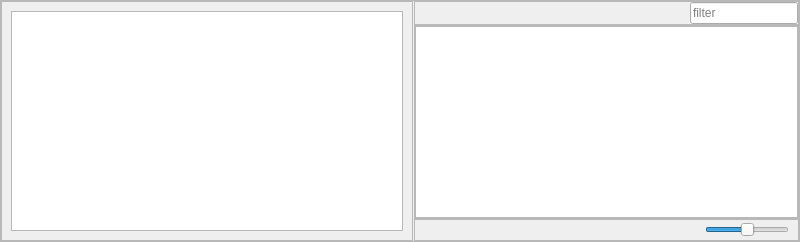
<?xml version="1.0" encoding="UTF-8"?>
<ui version="4.0">
 <class>CProjectFrame</class>
 <widget class="QFrame" name="CProjectFrame">
  <property name="geometry">
   <rect>
    <x>0</x>
    <y>0</y>
    <width>800</width>
    <height>242</height>
   </rect>
  </property>
  <property name="windowTitle">
   <string>Frame</string>
  </property>
  <property name="frameShape">
   <enum>QFrame::StyledPanel</enum>
  </property>
  <property name="frameShadow">
   <enum>QFrame::Raised</enum>
  </property>
  <property name="midLineWidth">
   <number>10</number>
  </property>
  <layout class="QHBoxLayout" name="horizontalLayout_2">
   <property name="spacing">
    <number>0</number>
   </property>
   <property name="leftMargin">
    <number>0</number>
   </property>
   <property name="topMargin">
    <number>0</number>
   </property>
   <property name="rightMargin">
    <number>0</number>
   </property>
   <property name="bottomMargin">
    <number>0</number>
   </property>
   <item>
    <widget class="QSplitter" name="splitterProject">
     <property name="frameShape">
      <enum>QFrame::NoFrame</enum>
     </property>
     <property name="midLineWidth">
      <number>0</number>
     </property>
     <property name="orientation">
      <enum>Qt::Horizontal</enum>
     </property>
     <property name="opaqueResize">
      <bool>true</bool>
     </property>
     <property name="handleWidth">
      <number>1</number>
     </property>
     <property name="childrenCollapsible">
      <bool>false</bool>
     </property>
     <widget class="QFrame" name="framePackages">
      <property name="minimumSize">
       <size>
        <width>150</width>
        <height>150</height>
       </size>
      </property>
      <property name="frameShape">
       <enum>QFrame::StyledPanel</enum>
      </property>
      <property name="frameShadow">
       <enum>QFrame::Raised</enum>
      </property>
      <layout class="QVBoxLayout" name="verticalLayout_2">
       <item>
        <widget class="QTreeWidget" name="treeWidgetPackages">
         <property name="tabKeyNavigation">
          <bool>false</bool>
         </property>
         <property name="rootIsDecorated">
          <bool>true</bool>
         </property>
         <property name="animated">
          <bool>true</bool>
         </property>
         <attribute name="headerVisible">
          <bool>false</bool>
         </attribute>
         <column>
          <property name="text">
           <string notr="true">1</string>
          </property>
         </column>
        </widget>
       </item>
      </layout>
     </widget>
     <widget class="QWidget" name="layoutWidget">
      <layout class="QVBoxLayout" name="verticalLayout" stretch="0,1,0">
       <property name="spacing">
        <number>0</number>
       </property>
       <item>
        <widget class="QFrame" name="framePath">
         <property name="minimumSize">
          <size>
           <width>0</width>
           <height>0</height>
          </size>
         </property>
         <property name="frameShape">
          <enum>QFrame::StyledPanel</enum>
         </property>
         <property name="frameShadow">
          <enum>QFrame::Raised</enum>
         </property>
         <layout class="QGridLayout" name="gridLayout_2" columnstretch="1,0">
          <property name="sizeConstraint">
           <enum>QLayout::SetDefaultConstraint</enum>
          </property>
          <property name="leftMargin">
           <number>0</number>
          </property>
          <property name="topMargin">
           <number>0</number>
          </property>
          <property name="rightMargin">
           <number>0</number>
          </property>
          <property name="bottomMargin">
           <number>0</number>
          </property>
          <property name="spacing">
           <number>0</number>
          </property>
          <item row="0" column="1">
           <widget class="QLineEdit" name="lineEditSearch">
            <property name="frame">
             <bool>true</bool>
            </property>
            <property name="placeholderText">
             <string>filter</string>
            </property>
            <property name="cursorMoveStyle">
             <enum>Qt::LogicalMoveStyle</enum>
            </property>
            <property name="clearButtonEnabled">
             <bool>false</bool>
            </property>
           </widget>
          </item>
          <item row="0" column="0">
           <spacer name="horizontalSpacer">
            <property name="orientation">
             <enum>Qt::Horizontal</enum>
            </property>
            <property name="sizeHint" stdset="0">
             <size>
              <width>40</width>
              <height>20</height>
             </size>
            </property>
           </spacer>
          </item>
         </layout>
        </widget>
       </item>
       <item>
        <widget class="QFrame" name="frameAssets">
         <property name="frameShape">
          <enum>QFrame::StyledPanel</enum>
         </property>
         <property name="frameShadow">
          <enum>QFrame::Raised</enum>
         </property>
         <layout class="QGridLayout" name="gridLayout">
          <property name="leftMargin">
           <number>0</number>
          </property>
          <property name="topMargin">
           <number>0</number>
          </property>
          <property name="rightMargin">
           <number>0</number>
          </property>
          <property name="bottomMargin">
           <number>0</number>
          </property>
          <property name="spacing">
           <number>0</number>
          </property>
          <item row="0" column="0">
           <widget class="QListWidget" name="listWidgetAssets">
            <property name="iconSize">
             <size>
              <width>80</width>
              <height>80</height>
             </size>
            </property>
            <property name="gridSize">
             <size>
              <width>95</width>
              <height>95</height>
             </size>
            </property>
            <property name="viewMode">
             <enum>QListView::IconMode</enum>
            </property>
           </widget>
          </item>
         </layout>
        </widget>
       </item>
       <item>
        <widget class="QFrame" name="frame">
         <property name="minimumSize">
          <size>
           <width>0</width>
           <height>15</height>
          </size>
         </property>
         <property name="frameShape">
          <enum>QFrame::StyledPanel</enum>
         </property>
         <property name="frameShadow">
          <enum>QFrame::Raised</enum>
         </property>
         <layout class="QHBoxLayout" name="horizontalLayout" stretch="1,0">
          <property name="leftMargin">
           <number>0</number>
          </property>
          <property name="topMargin">
           <number>0</number>
          </property>
          <property name="bottomMargin">
           <number>0</number>
          </property>
          <item>
           <spacer name="horizontalSpacer_2">
            <property name="orientation">
             <enum>Qt::Horizontal</enum>
            </property>
            <property name="sizeHint" stdset="0">
             <size>
              <width>40</width>
              <height>20</height>
             </size>
            </property>
           </spacer>
          </item>
          <item>
           <widget class="QSlider" name="horizontalSliderZoom">
            <property name="minimum">
             <number>16</number>
            </property>
            <property name="maximum">
             <number>128</number>
            </property>
            <property name="value">
             <number>72</number>
            </property>
            <property name="orientation">
             <enum>Qt::Horizontal</enum>
            </property>
            <property name="invertedAppearance">
             <bool>false</bool>
            </property>
            <property name="invertedControls">
             <bool>false</bool>
            </property>
           </widget>
          </item>
         </layout>
        </widget>
       </item>
      </layout>
     </widget>
    </widget>
   </item>
  </layout>
 </widget>
 <resources/>
 <connections/>
</ui>
